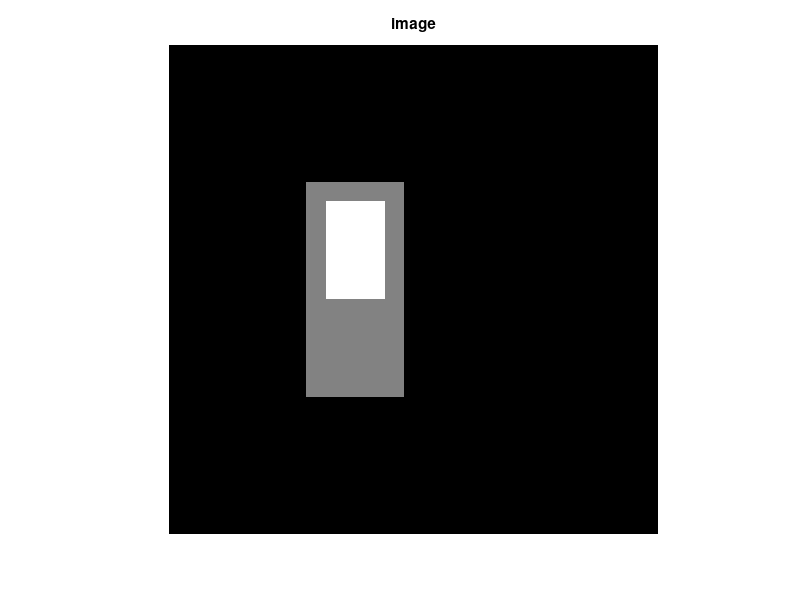

Write MATLAB code to recreate this figure. (Note: this script raises an error after producing the figure.)
clc
close all

%% setup
% get user's screen size
screen_size = get(0, 'ScreenSize');
morphologyResolution = 1; 
verbose = 1; % turns on or off plotting of umbra; 

%% create image
imageDimension = 25;
image = zeros(imageDimension, imageDimension);
image(8:18,8:12) = 1;
image(9:13,9:11) = 2;
imageMax = max(max(image));

% plot image
figure(1)
imshow(image, [0, imageMax], 'InitialMagnification', 'fit')
title('image')
hold off


%% compute umbra of image
figure(2) % MUST HAVE CURRENT PLOT SET BEFORE CALLING umbraOf
umbra = umbraOf(image, morphologyResolution, verbose); % compute umbra
hold on

% update plot
xlim([1,imageDimension+1])
ylim([1, imageDimension+1])
title('umbra of image')
grid on
colorbar('off')
hold off


%% compute top surface of umbra
figure(3)
topSurface = topSurfaceOf(umbra, morphologyResolution);

% plot top surface
imshow(topSurface, [0, max(max(topSurface))],  'InitialMagnification', 'fit'); % display image; scale to show entire range
title('top surface of umbra')